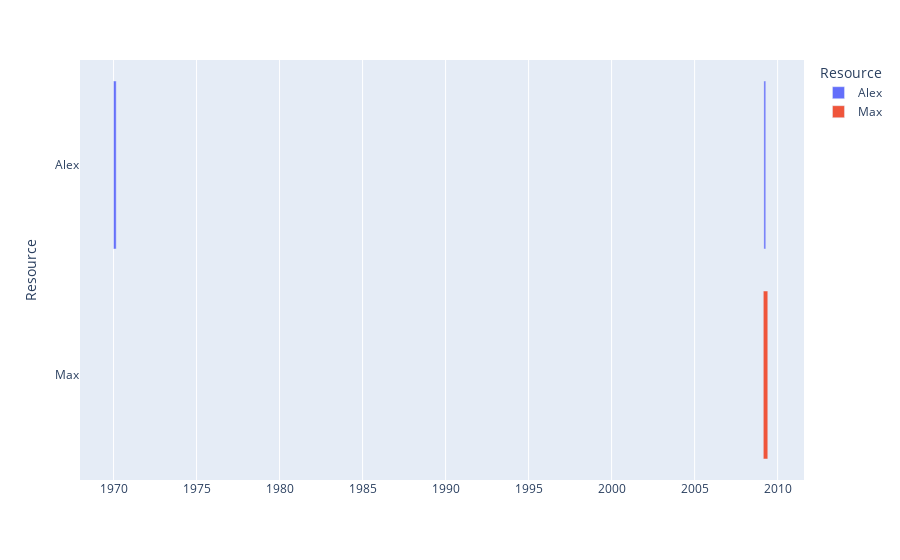

Write notebook code for a chart like this one.
### Code cell
df = pd.DataFrame([
    dict(Task="Job A", Start='01/01/2009', Finish='2009-02-28', Resource="Alex"),
    dict(Task="Job B", Start='2009-03-05', Finish='2009-04-15', Resource="Alex"),
    dict(Task="Job C", Start='2009-02-20', Finish='2009-05-30', Resource="Max")
])

fig = px.timeline(df, x_start="Start", x_end="Finish", y="Resource", color="Resource")
fig.show()

### Figure 1 — Plotly figure (JSON) as saved in the notebook; plotly's stock layout.template omitted (floating-point values rounded to 4 significant figures)
{"data": [{"alignmentgroup": "True", "base": ["01/01/2009", "2009-03-05"], "hovertemplate": "Resource=%{y}<br>Start=%{base}<br>Finish=%{x}<extra></extra>", "legendgroup": "Alex", "marker": {"color": "#636efa"}, "name": "Alex", "offsetgroup": "Alex", "orientation": "h", "showlegend": true, "textposition": "auto", "type": "bar", "x": [5011200000, 3542400000], "xaxis": "x", "y": ["Alex", "Alex"], "yaxis": "y"}, {"alignmentgroup": "True", "base": ["2009-02-20"], "hovertemplate": "Resource=%{y}<br>Start=%{base}<br>Finish=%{x}<extra></extra>", "legendgroup": "Max", "marker": {"color": "#EF553B"}, "name": "Max", "offsetgroup": "Max", "orientation": "h", "showlegend": true, "textposition": "auto", "type": "bar", "x": [8553600000], "xaxis": "x", "y": ["Max"], "yaxis": "y"}], "layout": {"barmode": "overlay", "legend": {"title": {"text": "Resource"}, "tracegroupgap": 0}, "margin": {"t": 60}, "xaxis": {"anchor": "y", "domain": [0, 1], "type": "date"}, "yaxis": {"anchor": "x", "categoryarray": ["Max", "Alex"], "categoryorder": "array", "domain": [0, 1], "title": {"text": "Resource"}}}}
